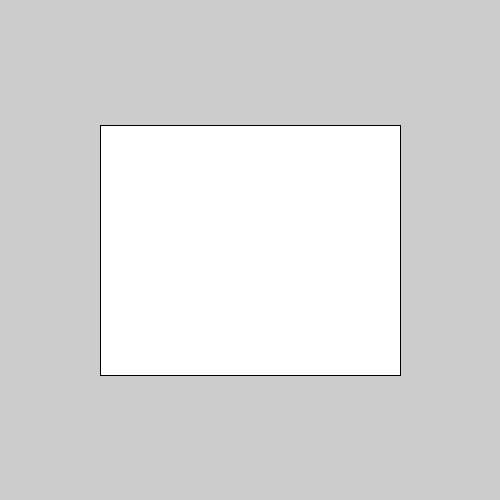
Frame 1 (no input)
Frame 2 (the mouse pressed at the canvas centre, redrawn once): identical to frame 1, image omitted

The Processing sketch that drew this single still picture (run headless with seeded random() and noise(); the mouse was pressed at the canvas centre and the sketch redrawn once):

// Processing sketch: ejercicio09
// ── ejercicio09.pde
//calcular perimetro y area
int posX, posY, ladoA, ladoB,perimetro, area;

public void setup(){
  size(500,500);
  posX=width/2;
  posY=height/2;
  ladoA=300;
  ladoB=250;
}
public void draw(){
  noLoop();
  dibujarRectangulo();
  calcularArea();
  calcularPerimetro();
}
public void dibujarRectangulo(){
  rectMode(CENTER);
  fill(255);
  rect(posX,posY,ladoA,ladoB);
}
public void calcularArea(){
  area=ladoA*ladoB;
  print("El area del rectangulo es "+area);
}
  public void calcularPerimetro(){
    perimetro=(ladoA*2)+(ladoB*2);
    print(" y el perimetro "+perimetro);
  }
